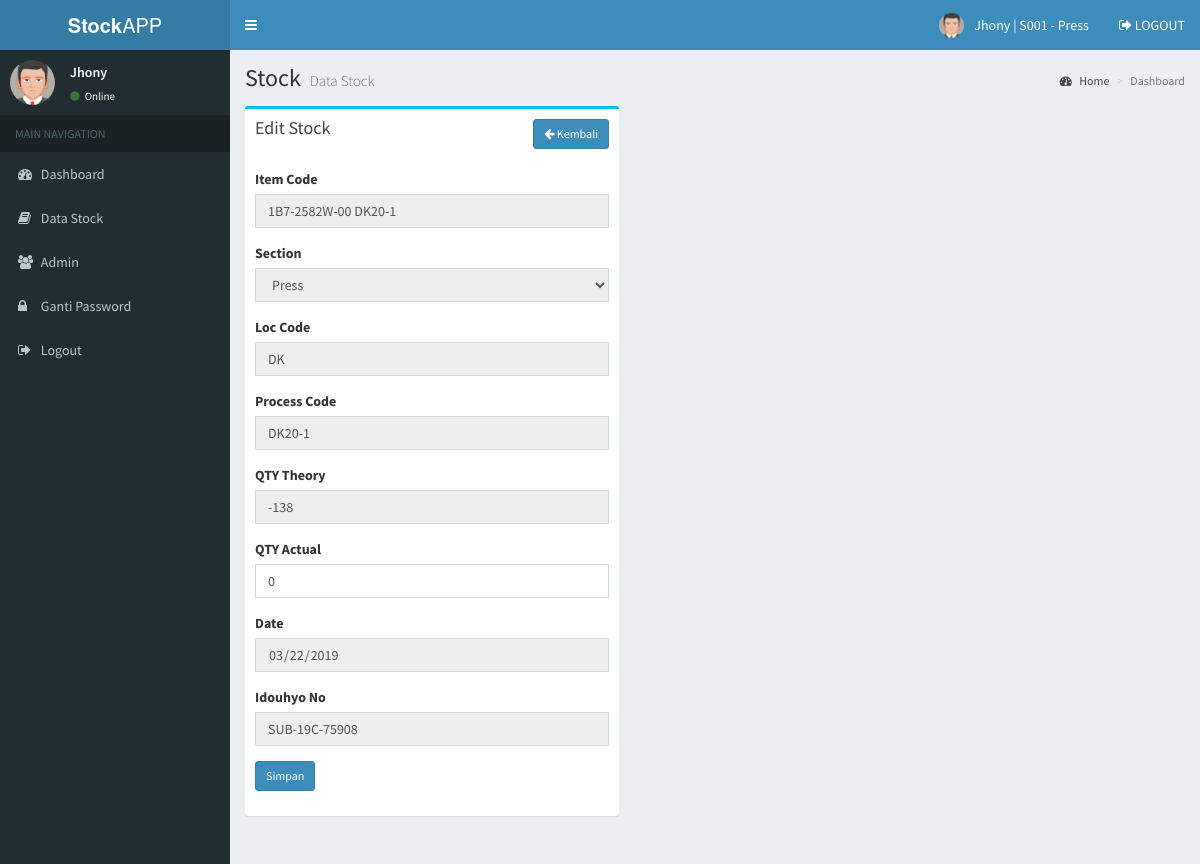
The page /admin/stock_edit.php?id=1 (signed in) on the database its author committed.
### tables this page shows
CREATE TABLE `section` (
  `section_id` int(11) NOT NULL,
  `section_sect_id` varchar(200) NOT NULL,
  `section_desc` varchar(200) NOT NULL
);

CREATE TABLE `stock` (
  `stock_id` int(11) NOT NULL,
  `stock_item_code` varchar(255) DEFAULT NULL,
  `stock_section` varchar(255) DEFAULT NULL,
  `stock_loc_code` varchar(255) DEFAULT NULL,
  `stock_process_code` varchar(255) DEFAULT NULL,
  `stock_qty_theory` float DEFAULT NULL,
  `stock_qty_actual` float DEFAULT NULL,
  `stock_qty_variant` float DEFAULT NULL,
  `stock_date` date DEFAULT NULL,
  `stock_idouhyo_no` varchar(255) DEFAULT NULL
);

### admin/stock_edit.php (the view, shortened to what this page needs)
<?php include 'header.php'; ?>
<div class="content-wrapper">
  <section class="content-header">
    <h1>
      Stock
      <small>Data Stock</small>
    </h1>
    <ol class="breadcrumb">
      <li><a href="#"><i class="fa fa-dashboard"></i> Home</a></li>
      <li class="active">Dashboard</li>
    </ol>
  </section>
  <section class="content">
    <div class="row">
      <section class="col-lg-5 connectedSortable">
        <div class="box box-info">
          <div class="box-header">
            <h3 class="box-title">Edit Stock</h3>
            <a class="btn btn-sm btn-primary pull-right" href="stock.php"><i class="fa fa-arrow-left"></i> Kembali</a>
          </div>
          <div class="box-body">
            <?php
            $id = $_GET['id'];
            $stock = mysqli_query($koneksi,"SELECT * FROM stock WHERE stock_id='$id'");
            while($s = mysqli_fetch_array($stock)){
              ?>
              <form action="stock_update.php" method="post">
                <div class="form-group">
                  <label>Item Code</label>
                  <input type="text" class="form-control" name="item_code" required="required" value="<?php echo $s['stock_item_code'] ?>" disabled='disabled'>
                </div>
                <div class="form-group">
                  <label>Section</label>
                  <select class="form-control" name="section" required="required" disabled='disabled'>
                    <?php
                    $section = mysqli_query($koneksi,"SELECT * FROM section");
                    while($ss = mysqli_fetch_array($section)){
                      ?>
                      <option <?php if($ss['section_id']==$s['stock_section']){echo "selected='selected'";} ?> value="<?php echo $ss['section_id'] ?>"><?php echo $ss['section_desc'] ?></option>
                      <?php
                    }
                    ?>
                  </select>
                </div>
                <div class="form-group">
                  <label>Loc Code</label>
                  <input type="text" class="form-control" name="loc_code" required="required" value="<?php echo $s['stock_loc_code'] ?>" disabled='disabled'>
                </div>
                <div class="form-group">
                  <label>Process Code</label>
                  <input type="text" class="form-control" name="process_code" required="required" value="<?php echo $s['stock_process_code'] ?>" disabled='disabled'>
                </div>
                <div class="form-group">
                  <label>QTY Theory</label>
                  <input type="text" class="form-control" name="qty_theory" required="required" value="<?php echo $s['stock_qty_theory'] ?>" disabled='disabled'>
                </div>
                <div class="form-group">
                  <label>QTY Actual</label>
                  <input type="text" class="form-control" name="qty_actual" required="required" value="<?php echo $s['stock_qty_actual'] ?>">
                </div>
                <div class="form-group">
                  <label>Date</label>
                  <input type="date" class="form-control" name="date" required="required" value="<?php echo $s['stock_date'] ?>" disabled='disabled'>
                </div>
                <div class="form-group">
                  <label>Idouhyo No</label>
                  <input type="text" class="form-control" name="idouhyo_no" required="required" value="<?php echo $s['stock_idouhyo_no'] ?>" disabled='disabled'>
                </div>
                <div class="form-group">
                  <input type="submit" class="btn btn-sm btn-primary" value="Simpan">
                </div>
              </form>
              <?php
            }
            ?>
          </div>
        </div>
      </section>
    </div>
  </section>
</div>
<?php include 'footer.php'; ?>

### admin/header.php (shortened to what this page needs)
<!DOCTYPE html>
<html>
<head>
  <link rel="stylesheet" href="../assets/bower_components/bootstrap/dist/css/bootstrap.min.css">
  <link rel="stylesheet" href="../assets/bower_components/font-awesome/css/font-awesome.min.css">
  <link rel="stylesheet" href="../assets/bower_components/Ionicons/css/ionicons.min.css">
  <link rel="stylesheet" href="../assets/dist/css/AdminLTE.min.css">
  <link rel="stylesheet" href="../assets/bower_components/datatables.net-bs/css/dataTables.bootstrap.min.css">
  <link rel="stylesheet" href="../assets/dist/css/skins/_all-skins.min.css">
  <link rel="stylesheet" href="../assets/bower_components/morris.js/morris.css">
  <link rel="stylesheet" href="../assets/bower_components/jvectormap/jquery-jvectormap.css">
  <link rel="stylesheet" href="../assets/bower_components/bootstrap-datepicker/dist/css/bootstrap-datepicker.min.css">
  <link rel="stylesheet" href="../assets/bower_components/bootstrap-daterangepicker/daterangepicker.css">
  <link rel="stylesheet" href="../assets/plugins/bootstrap-wysihtml5/bootstrap3-wysihtml5.min.css">
  <?php
  include '../koneksi.php';
  ?>
</head>
<body class="hold-transition skin-blue sidebar-mini">
  <div class="wrapper">
    <header class="main-header">
      <a href="index.php" class="logo">
        <span class="logo-lg"><b>Stock</b>APP</span>
      </a>
      <nav class="navbar navbar-static-top">
        <a href="#" class="sidebar-toggle" data-toggle="push-menu" role="button">
        </a>
        <div class="navbar-custom-menu">
          <ul class="nav navbar-nav">
            <li class="dropdown user user-menu">
              <a href="#" class="dropdown-toggle" data-toggle="dropdown">
                <img src="../assets/dist/img/avatar5.png" class="user-image" alt="User Image">
                <?php
                $x = $_SESSION['id'];
                $ad = mysqli_query($koneksi,"SELECT * FROM admin,section WHERE id='$x' and section=section_id");
                $aa = mysqli_fetch_assoc($ad);
                ?>
                <span class="hidden-xs"><?php echo $_SESSION['nama']; ?> | <?php echo $aa['section_sect_id']; ?> - <?php echo $aa['section_desc']; ?></span>
              </a>
            </li>
            <li>
              <a href="logout.php"><i class="fa fa-sign-out"></i> LOGOUT</a>
            </li>
          </ul>
        </div>
      </nav>
    </header>
    <aside class="main-sidebar">
      <section class="sidebar">
        <div class="user-panel">
          <div class="pull-left image">
            <img src="../assets/dist/img/avatar5.png" class="img-circle" alt="User Image">
          </div>
          <div class="pull-left info">
            <p><?php echo $_SESSION['nama']; ?></p>
            <a href="#"><i class="fa fa-circle text-success"></i> Online</a>
          </div>
        </div>
        <ul class="sidebar-menu" data-widget="tree">
          <li class="header">MAIN NAVIGATION</li>
          <li>
            <a href="index.php">
              <i class="fa fa-dashboard"></i> <span>Dashboard</span>
            </a>
          </li>
          <li>
            <a href="stock.php">
              <i class="fa fa-book"></i> <span>Data Stock</span>
            </a>
          </li>
          <li>
            <a href="admin.php">
              <i class="fa fa-users"></i> <span>Admin</span>
            </a>
          </li>
          <li>
            <a href="gantipassword.php">
              <i class="fa fa-lock"></i> <span>Ganti Password</span>
            </a>
          </li>
          <li>
            <a href="logout.php">
              <i class="fa fa-sign-out"></i> <span>Logout</span>
            </a>
          </li>
    </ul>
  </section>
</aside>

### admin/footer.php (shortened to what this page needs)
 </div>
</body>
</html>

### rows shown on the page
stock: item_code "1B7-2582W-00 DK20-1", section "Press", loc_code "DK", process_code "DK20-1", qty_theory "-138", qty_actual "0", date "03/22/2019", idouhyo_no "SUB-19C-75908"

### other values the page prints
$_SESSION['nama'] "Jhony"
$aa['section_sect_id'] "S001"
$aa['section_desc'] "Press"
